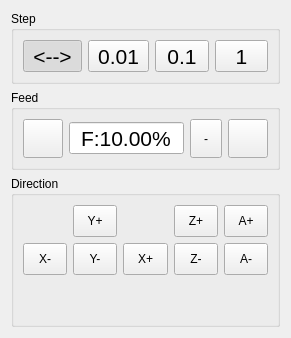
             <widget class="QWidget" name="tab_4">
              <attribute name="title">
               <string>Keyboard</string>
              </attribute>
              <layout class="QGridLayout" name="gridLayout_17">
               <item row="0" column="0">
                <widget class="QGroupBox" name="groupBoxStepMov">
                 <property name="enabled">
                  <bool>true</bool>
                 </property>
                 <property name="sizePolicy">
                  <sizepolicy hsizetype="Expanding" vsizetype="Preferred">
                   <horstretch>0</horstretch>
                   <verstretch>0</verstretch>
                  </sizepolicy>
                 </property>
                 <property name="focusPolicy">
                  <enum>Qt::NoFocus</enum>
                 </property>
                 <property name="toolTip">
                  <string comment="use &quot;+&quot; or &quot;-&quot; key for changed"/>
                 </property>
                 <property name="title">
                  <string>Step</string>
                 </property>
                 <property name="alignment">
                  <set>Qt::AlignLeading|Qt::AlignLeft|Qt::AlignTop</set>
                 </property>
                 <property name="flat">
                  <bool>false</bool>
                 </property>
                 <property name="checkable">
                  <bool>false</bool>
                 </property>
                 <property name="checked">
                  <bool>false</bool>
                 </property>
                 <layout class="QGridLayout" name="gridLayout_15">
                  <item row="0" column="0">
                   <layout class="QGridLayout" name="gridLayout_40">
                    <item row="0" column="0">
                     <widget class="QToolButton" name="pbStepInf">
                      <property name="sizePolicy">
                       <sizepolicy hsizetype="Expanding" vsizetype="Maximum">
                        <horstretch>0</horstretch>
                        <verstretch>0</verstretch>
                       </sizepolicy>
                      </property>
                      <property name="font">
                       <font>
                        <pointsize>16</pointsize>
                       </font>
                      </property>
                      <property name="focusPolicy">
                       <enum>Qt::NoFocus</enum>
                      </property>
                      <property name="text">
                       <string notr="true">&lt;--&gt;</string>
                      </property>
                      <property name="checkable">
                       <bool>true</bool>
                      </property>
                      <property name="checked">
                       <bool>true</bool>
                      </property>
                      <property name="autoExclusive">
                       <bool>true</bool>
                      </property>
                     </widget>
                    </item>
                    <item row="0" column="3">
                     <widget class="QToolButton" name="pbStep1">
                      <property name="sizePolicy">
                       <sizepolicy hsizetype="Expanding" vsizetype="Fixed">
                        <horstretch>0</horstretch>
                        <verstretch>0</verstretch>
                       </sizepolicy>
                      </property>
                      <property name="font">
                       <font>
                        <pointsize>16</pointsize>
                       </font>
                      </property>
                      <property name="focusPolicy">
                       <enum>Qt::NoFocus</enum>
                      </property>
                      <property name="text">
                       <string notr="true">0.1</string>
                      </property>
                      <property name="checkable">
                       <bool>true</bool>
                      </property>
                      <property name="autoExclusive">
                       <bool>true</bool>
                      </property>
                     </widget>
                    </item>
                    <item row="0" column="1">
                     <widget class="QToolButton" name="pbStep0">
                      <property name="sizePolicy">
                       <sizepolicy hsizetype="Expanding" vsizetype="Fixed">
                        <horstretch>0</horstretch>
                        <verstretch>0</verstretch>
                       </sizepolicy>
                      </property>
                      <property name="font">
                       <font>
                        <pointsize>16</pointsize>
                       </font>
                      </property>
                      <property name="focusPolicy">
                       <enum>Qt::NoFocus</enum>
                      </property>
                      <property name="text">
                       <string notr="true">0.01</string>
                      </property>
                      <property name="checkable">
                       <bool>true</bool>
                      </property>
                      <property name="autoExclusive">
                       <bool>true</bool>
                      </property>
                     </widget>
                    </item>
                    <item row="0" column="4">
                     <widget class="QToolButton" name="pbStep2">
                      <property name="sizePolicy">
                       <sizepolicy hsizetype="Expanding" vsizetype="Fixed">
                        <horstretch>0</horstretch>
                        <verstretch>0</verstretch>
                       </sizepolicy>
                      </property>
                      <property name="font">
                       <font>
                        <pointsize>16</pointsize>
                       </font>
                      </property>
                      <property name="focusPolicy">
                       <enum>Qt::NoFocus</enum>
                      </property>
                      <property name="text">
                       <string notr="true">1</string>
                      </property>
                      <property name="checkable">
                       <bool>true</bool>
                      </property>
                      <property name="autoExclusive">
                       <bool>true</bool>
                      </property>
                     </widget>
                    </item>
                   </layout>
                  </item>
                 </layout>
                </widget>
               </item>
               <item row="1" column="0">
                <widget class="QGroupBox" name="groupBoxFmanual">
                 <property name="sizePolicy">
                  <sizepolicy hsizetype="Preferred" vsizetype="Maximum">
                   <horstretch>0</horstretch>
                   <verstretch>0</verstretch>
                  </sizepolicy>
                 </property>
                 <property name="focusPolicy">
                  <enum>Qt::NoFocus</enum>
                 </property>
                 <property name="contextMenuPolicy">
                  <enum>Qt::DefaultContextMenu</enum>
                 </property>
                 <property name="acceptDrops">
                  <bool>false</bool>
                 </property>
                 <property name="toolTip">
                  <string comment="For use press &quot;Shift&quot; key"/>
                 </property>
                 <property name="title">
                  <string>Feed</string>
                 </property>
                 <property name="checkable">
                  <bool>false</bool>
                 </property>
                 <property name="checked">
                  <bool>false</bool>
                 </property>
                 <layout class="QGridLayout" name="gridLayout_34">
                  <item row="0" column="0">
                   <layout class="QGridLayout" name="gridLayout_16">
                    <item row="0" column="4">
                     <widget class="QToolButton" name="pbPlusFman">
                      <property name="sizePolicy">
                       <sizepolicy hsizetype="Expanding" vsizetype="Maximum">
                        <horstretch>0</horstretch>
                        <verstretch>0</verstretch>
                       </sizepolicy>
                      </property>
                      <property name="minimumSize">
                       <size>
                        <width>32</width>
                        <height>32</height>
                       </size>
                      </property>
                      <property name="focusPolicy">
                       <enum>Qt::NoFocus</enum>
                      </property>
                      <property name="text">
                       <string/>
                      </property>
                      <property name="icon">
                       <iconset resource="image.qrc">
                        <normaloff>:/data/icons/plus2.png</normaloff>:/data/icons/plus2.png</iconset>
                      </property>
                      <property name="iconSize">
                       <size>
                        <width>32</width>
                        <height>32</height>
                       </size>
                      </property>
                      <property name="shortcut">
                       <string>+</string>
                      </property>
                     </widget>
                    </item>
                    <item row="0" column="3">
                     <widget class="QToolButton" name="pbMinusFman">
                      <property name="sizePolicy">
                       <sizepolicy hsizetype="Expanding" vsizetype="Expanding">
                        <horstretch>0</horstretch>
                        <verstretch>0</verstretch>
                       </sizepolicy>
                      </property>
                      <property name="minimumSize">
                       <size>
                        <width>32</width>
                        <height>32</height>
                       </size>
                      </property>
                      <property name="focusPolicy">
                       <enum>Qt::NoFocus</enum>
                      </property>
                      <property name="text">
                       <string>-</string>
                      </property>
                      <property name="icon">
                       <iconset resource="image.qrc">
                        <normaloff>:/data/icons/minus1.png</normaloff>:/data/icons/minus1.png</iconset>
                      </property>
                      <property name="iconSize">
                       <size>
                        <width>32</width>
                        <height>32</height>
                       </size>
                      </property>
                      <property name="shortcut">
                       <string>-</string>
                      </property>
                     </widget>
                    </item>
                    <item row="0" column="1">
                     <widget class="QDoubleSpinBox" name="sbFman">
                      <property name="minimumSize">
                       <size>
                        <width>0</width>
                        <height>0</height>
                       </size>
                      </property>
                      <property name="font">
                       <font>
                        <pointsize>16</pointsize>
                       </font>
                      </property>
                      <property name="inputMethodHints">
                       <set>Qt::ImhFormattedNumbersOnly</set>
                      </property>
                      <property name="frame">
                       <bool>true</bool>
                      </property>
                      <property name="alignment">
                       <set>Qt::AlignCenter</set>
                      </property>
                      <property name="buttonSymbols">
                       <enum>QAbstractSpinBox::NoButtons</enum>
                      </property>
                      <property name="prefix">
                       <string>F:</string>
                      </property>
                      <property name="suffix">
                       <string>%</string>
                      </property>
                      <property name="decimals">
                       <number>2</number>
                      </property>
                      <property name="minimum">
                       <double>0.010000000000000</double>
                      </property>
                      <property name="maximum">
                       <double>100.000000000000000</double>
                      </property>
                      <property name="singleStep">
                       <double>25.000000000000000</double>
                      </property>
                      <property name="value">
                       <double>10.000000000000000</double>
                      </property>
                     </widget>
                    </item>
                    <item row="0" column="0">
                     <widget class="QToolButton" name="pbFast">
                      <property name="sizePolicy">
                       <sizepolicy hsizetype="Expanding" vsizetype="Maximum">
                        <horstretch>0</horstretch>
                        <verstretch>0</verstretch>
                       </sizepolicy>
                      </property>
                      <property name="minimumSize">
                       <size>
                        <width>32</width>
                        <height>32</height>
                       </size>
                      </property>
                      <property name="focusPolicy">
                       <enum>Qt::NoFocus</enum>
                      </property>
                      <property name="toolTip">
                       <string>Feed = 100% (SHIFT)</string>
                      </property>
                      <property name="text">
                       <string notr="true"/>
                      </property>
                      <property name="icon">
                       <iconset resource="image.qrc">
                        <normaloff>:/data/icons/100.png</normaloff>:/data/icons/100.png</iconset>
                      </property>
                      <property name="iconSize">
                       <size>
                        <width>32</width>
                        <height>32</height>
                       </size>
                      </property>
                     </widget>
                    </item>
                   </layout>
                  </item>
                 </layout>
                </widget>
               </item>
               <item row="2" column="0">
                <widget class="QGroupBox" name="gbDirManualKey">
                 <property name="focusPolicy">
                  <enum>Qt::NoFocus</enum>
                 </property>
                 <property name="title">
                  <string>Direction</string>
                 </property>
                 <property name="flat">
                  <bool>false</bool>
                 </property>
                 <property name="checkable">
                  <bool>false</bool>
                 </property>
                 <layout class="QGridLayout" name="gridLayout_5">
                  <property name="sizeConstraint">
                   <enum>QLayout::SetDefaultConstraint</enum>
                  </property>
                  <item row="0" column="0">
                   <layout class="QGridLayout" name="gridLayout_2">
                    <item row="1" column="0">
                     <widget class="QToolButton" name="pbMinusX">
                      <property name="sizePolicy">
                       <sizepolicy hsizetype="Expanding" vsizetype="Maximum">
                        <horstretch>0</horstretch>
                        <verstretch>0</verstretch>
                       </sizepolicy>
                      </property>
                      <property name="minimumSize">
                       <size>
                        <width>32</width>
                        <height>32</height>
                       </size>
                      </property>
                      <property name="focusPolicy">
                       <enum>Qt::NoFocus</enum>
                      </property>
                      <property name="text">
                       <string>X-</string>
                      </property>
                     </widget>
                    </item>
                    <item row="1" column="2">
                     <widget class="QToolButton" name="pbPlusX">
                      <property name="sizePolicy">
                       <sizepolicy hsizetype="Expanding" vsizetype="Maximum">
                        <horstretch>0</horstretch>
                        <verstretch>0</verstretch>
                       </sizepolicy>
                      </property>
                      <property name="minimumSize">
                       <size>
                        <width>32</width>
                        <height>32</height>
                       </size>
                      </property>
                      <property name="focusPolicy">
                       <enum>Qt::NoFocus</enum>
                      </property>
                      <property name="text">
                       <string>X+</string>
                      </property>
                      <property name="shortcut">
                       <string/>
                      </property>
                     </widget>
                    </item>
                    <item row="0" column="3">
                     <widget class="QToolButton" name="pbPlusZ">
                      <property name="sizePolicy">
                       <sizepolicy hsizetype="Expanding" vsizetype="Maximum">
                        <horstretch>0</horstretch>
                        <verstretch>0</verstretch>
                       </sizepolicy>
                      </property>
                      <property name="minimumSize">
                       <size>
                        <width>32</width>
                        <height>32</height>
                       </size>
                      </property>
                      <property name="focusPolicy">
                       <enum>Qt::NoFocus</enum>
                      </property>
                      <property name="text">
                       <string>Z+</string>
                      </property>
                     </widget>
                    </item>
                    <item row="1" column="1">
                     <widget class="QToolButton" name="pbMinusY">
                      <property name="sizePolicy">
                       <sizepolicy hsizetype="Expanding" vsizetype="Maximum">
                        <horstretch>0</horstretch>
                        <verstretch>0</verstretch>
                       </sizepolicy>
                      </property>
                      <property name="minimumSize">
                       <size>
                        <width>32</width>
                        <height>32</height>
                       </size>
                      </property>
                      <property name="focusPolicy">
                       <enum>Qt::NoFocus</enum>
                      </property>
                      <property name="text">
                       <string>Y-</string>
                      </property>
                     </widget>
                    </item>
                    <item row="1" column="3">
                     <widget class="QToolButton" name="pbMinusZ">
                      <property name="sizePolicy">
                       <sizepolicy hsizetype="Expanding" vsizetype="Maximum">
                        <horstretch>0</horstretch>
                        <verstretch>0</verstretch>
                       </sizepolicy>
                      </property>
                      <property name="minimumSize">
                       <size>
                        <width>32</width>
                        <height>32</height>
                       </size>
                      </property>
                      <property name="focusPolicy">
                       <enum>Qt::NoFocus</enum>
                      </property>
                      <property name="text">
                       <string>Z-</string>
                      </property>
                     </widget>
                    </item>
                    <item row="0" column="4">
                     <widget class="QToolButton" name="pbPlusA">
                      <property name="enabled">
                       <bool>true</bool>
                      </property>
                      <property name="sizePolicy">
                       <sizepolicy hsizetype="Expanding" vsizetype="Maximum">
                        <horstretch>0</horstretch>
                        <verstretch>0</verstretch>
                       </sizepolicy>
                      </property>
                      <property name="minimumSize">
                       <size>
                        <width>32</width>
                        <height>32</height>
                       </size>
                      </property>
                      <property name="focusPolicy">
                       <enum>Qt::NoFocus</enum>
                      </property>
                      <property name="text">
                       <string>A+</string>
                      </property>
                     </widget>
                    </item>
                    <item row="0" column="1">
                     <widget class="QToolButton" name="pbPlusY">
                      <property name="sizePolicy">
                       <sizepolicy hsizetype="Expanding" vsizetype="Maximum">
                        <horstretch>0</horstretch>
                        <verstretch>0</verstretch>
                       </sizepolicy>
                      </property>
                      <property name="minimumSize">
                       <size>
                        <width>32</width>
                        <height>32</height>
                       </size>
                      </property>
                      <property name="focusPolicy">
                       <enum>Qt::NoFocus</enum>
                      </property>
                      <property name="text">
                       <string>Y+</string>
                      </property>
                     </widget>
                    </item>
                    <item row="1" column="4">
                     <widget class="QToolButton" name="pbMinusA">
                      <property name="enabled">
                       <bool>true</bool>
                      </property>
                      <property name="sizePolicy">
                       <sizepolicy hsizetype="Expanding" vsizetype="Maximum">
                        <horstretch>0</horstretch>
                        <verstretch>0</verstretch>
                       </sizepolicy>
                      </property>
                      <property name="minimumSize">
                       <size>
                        <width>32</width>
                        <height>32</height>
                       </size>
                      </property>
                      <property name="focusPolicy">
                       <enum>Qt::NoFocus</enum>
                      </property>
                      <property name="text">
                       <string>A-</string>
                      </property>
                     </widget>
                    </item>
                   </layout>
                  </item>
                  <item row="1" column="0">
                   <spacer name="verticalSpacer_2">
                    <property name="orientation">
                     <enum>Qt::Vertical</enum>
                    </property>
                    <property name="sizeHint" stdset="0">
                     <size>
                      <width>20</width>
                      <height>40</height>
                     </size>
                    </property>
                   </spacer>
                  </item>
                 </layout>
                </widget>
               </item>
              </layout>
             </widget>
